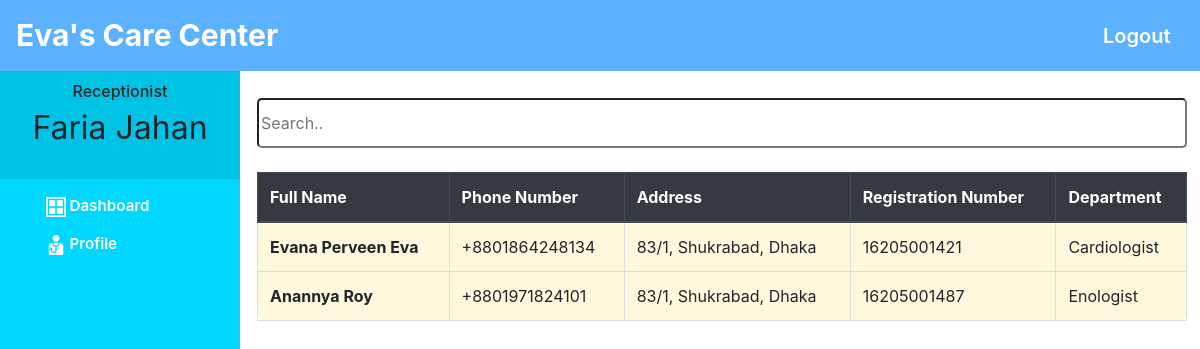
The app's page /main/receptionist-doctor-view/ (signed in) with its own data.
### App_login/models.py (models this page shows, shortened)
class DoctorModel(models.Model):
    user = models.ForeignKey(User, on_delete=models.CASCADE, related_name='doc_user')
    phone_number = PhoneNumberField()
    address = models.CharField(max_length=50)
    department = models.CharField(max_length=20)
    reg_num = models.CharField(max_length=50)
    profile_picture = models.ImageField(upload_to='doctor_profile_picture')
    visiting_charge = models.PositiveIntegerField()
    status = models.BooleanField(default=False)

### App_main/views.py (the view)
# urls.py: path('receptionist-doctor-view/', views.receptionist_doctor_view, name='ReceptionistDoctorView'),
@login_required(login_url='App_login:ReceptionistLogin')
@user_passes_test(is_receptionist)
def receptionist_doctor_view(request):
    doctors = DoctorModel.objects.filter(status=True)
    context = {'doctors': doctors}
    return render(request, 'App_main/Receptionist/receptionist_doctor_view.html', context=context)

### App_main/views.py (called while the page is built)
def is_receptionist(user):
    return user.groups.filter(name='RECEPTIONIST').exists()

### templates/App_main/Receptionist/receptionist_doctor_view.html (shortened to what this page needs)
{% extends 'App_main/Receptionist/receptionist_base.html' %}
{% load static %}
{% block body %}
    <div class="container" style="margin: 50px 2px!important;">
        <input id="myInput" type="text" placeholder="Search..">
        <br><br>
        <table class="table table-hover" style="background-color: cornsilk; border-radius: 10px;">
            <thead class="thead-dark">
            <tr>
                <th scope="col">Full Name</th>
                <th scope="col">Phone Number</th>
                <th scope="col">Address</th>
                <th scope="col">Registration Number</th>
                <th scope="col">Department</th>
            </tr>
            </thead>
            <tbody id="myTable">
            {% for dr in doctors %}
                <tr>
                    <th>{{ dr.user.first_name }} {{ dr.user.last_name }}</th>
                    <td>{{ dr.phone_number }}</td>
                    <td>{{ dr.address }}</td>
                    <td>{{ dr.reg_num }}</td>
                    <td>{{ dr.department }}</td>
                </tr>
            {% endfor %}
            </tbody>
        </table>
    </div>
{% endblock %}

### templates/App_main/Receptionist/receptionist_base.html (shortened to what this page needs)
<!doctype html>
<html lang="en">
<head>
    {% load static %}
    <link rel="stylesheet" href="https://stackpath.bootstrapcdn.com/bootstrap/4.3.1/css/bootstrap.min.css">
    <link rel="stylesheet" href="https://maxcdn.bootstrapcdn.com/font-awesome/4.7.0/css/font-awesome.min.css">
    <link rel="stylesheet" href="{% static 'css/admin_home.css' %}">
    <link rel="stylesheet" href="{% static 'css/card.css' %}">
</head>
<body>
<nav class="menu" tabindex="0">
    <header class="avatar">
        <br><br>
        <h6>Receptionist</h6>
        <h2>{{ request.user.first_name }} {{ request.user.last_name }}</h2>
    </header>
    <ul>
        <li tabindex="0">
            <img src="{% static 'images/icons/dashboard.png' %}" style="width: 20px; height: 20px;">
            <a style="color:white; text-decoration:none;" href="{% url 'App_main:ReceptionistHome' %}"><span>Dashboard</span></a>
        </li>
        <li tabindex="0">
            <img src="{% static 'images/icons/doctor.png' %}" style="width: 20px; height: 20px;">
            <a style="color:white; text-decoration:none;" href="{% url 'App_main:ReceptionistProfileView' %}">
                <span>Profile</span>
            </a>
        </li>
    </ul>
</nav>
<main>
    <div class="bs-example">
        <nav class="navbar navbar-expand-md  navbar-dark fixed-top" style="background:#5db2ff;">
            <a href="{% url 'App_main:ReceptionistHome' %}" class="navbar-brand"
               style="font-size: 30px; font-weight: 700">Eva's Care Center</a>
            <div class="collapse navbar-collapse justify-content-between" id="navbarCollapse">
                <div class="navbar-nav" style=" margin-left: 90%;">
                    <a href="{% url 'App_login:logout' %}" class="nav-item nav-link"
                       style="color: white!important; font-size: 20px; font-weight: 600;">
                        Logout
                    </a>
                </div>
            </div>
        </nav>
    </div>
    <br><br>
    {% block body %}{% endblock %}
</main>
</body>
</html>

### static/css/admin_home.css (style rules this page uses)
body { padding-left: 240px; }
main { position: relative; height: 100vh; }
.menu { background: #5bc995; height: 100vh; width: 240px; position: fixed; top: 0px; left: 0; z-index: 5; outline: none; }
.menu .avatar { background: rgba(0, 0, 0, 0.1); padding: 2em 0.5em; text-align: center; }
.menu .avatar h2 { font-weight: normal; margin-bottom: 0; }
.menu ul { list-style: none; padding: 0.5em 0; margin: 0; }
.menu ul li { padding: 0.5em 1em 0.5em 3em; font-size: 0.95em; font-weight: 400; background-repeat: no-repeat; background-position: left 15px center; background-size: auto 20px; transition: all 0.15s linear; cursor: pointer; }

### templates/App_main/Receptionist/receptionist_base.html (style rules this page uses)
a:link { text-decoration: none; }
a { color: white; }
body { padding-left: 240px; }
main { position: relative; height: 100vh; }
.menu { background: #00d8ff; height: 100vh; width: 240px; position: fixed; top: 0px; left: 0; z-index: 5; outline: none; }
.menu .avatar { background: rgba(0, 0, 0, 0.1); padding: 2em 0.5em; text-align: center; }
.menu .avatar h2 { font-weight: normal; margin-bottom: 0; }
.menu ul { list-style: none; padding: 0.5em 0; margin: 0; }
.menu ul li { padding: 0.5em 1em 0.5em 3em; font-size: 0.95em; font-weight: 600; background-repeat: no-repeat; background-position: left 15px center; background-size: auto 20px; transition: all 0.15s linear; cursor: pointer; }

### templates/App_main/Receptionist/receptionist_doctor_view.html (style rules this page uses)
#myInput { width: 100%; height: 50px; border-radius: 5px; }
table { border-collapse: collapse; }
td, th { border: 1px solid #dddddd; text-align: left; padding: 8px; }

### records on screen
DoctorModel: user.first_name "Evana", user.last_name "Perveen Eva", phone_number "+8801864248134", address "83/1, Shukrabad, Dhaka", reg_num "16205001421", department "Cardiologist"
DoctorModel: user.first_name "Anannya", user.last_name "Roy", phone_number "+8801971824101", address "83/1, Shukrabad, Dhaka", reg_num "16205001487", department "Enologist"

### other values on screen
{{ request.user.first_name }} "Faria"
{{ request.user.last_name }} "Jahan"
